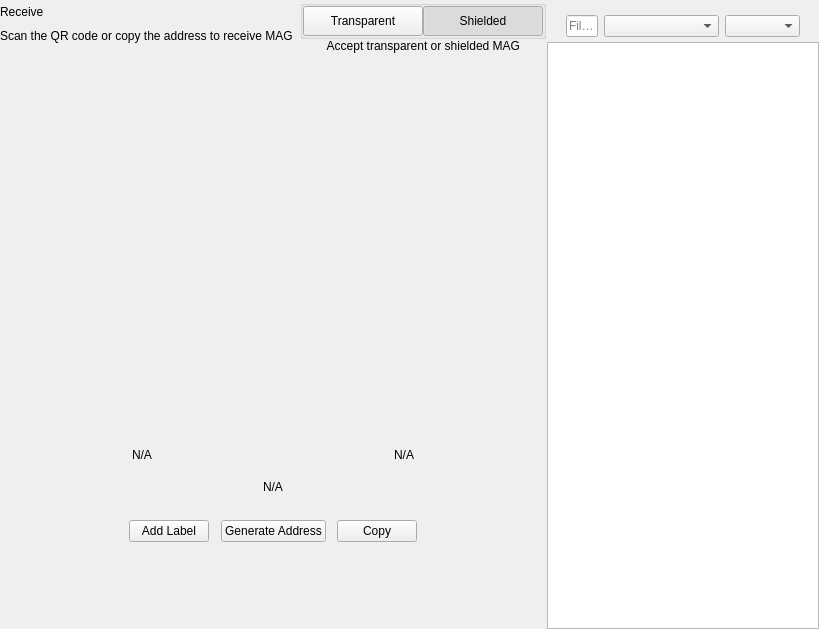
<?xml version="1.0" encoding="UTF-8"?>
<ui version="4.0">
 <class>ReceiveWidget</class>
 <widget class="QWidget" name="ReceiveWidget">
  <property name="geometry">
   <rect>
    <x>0</x>
    <y>0</y>
    <width>819</width>
    <height>629</height>
   </rect>
  </property>
  <property name="minimumSize">
   <size>
    <width>0</width>
    <height>0</height>
   </size>
  </property>
  <property name="windowTitle">
   <string notr="true">N/A</string>
  </property>
  <layout class="QHBoxLayout" name="horizontalLayout_2" stretch="2,1">
   <property name="spacing">
    <number>0</number>
   </property>
   <property name="leftMargin">
    <number>0</number>
   </property>
   <property name="topMargin">
    <number>0</number>
   </property>
   <property name="rightMargin">
    <number>0</number>
   </property>
   <property name="bottomMargin">
    <number>0</number>
   </property>
   <item>
    <widget class="QWidget" name="left" native="true">
     <layout class="QVBoxLayout" name="verticalLayout_3">
      <property name="leftMargin">
       <number>0</number>
      </property>
      <property name="topMargin">
       <number>0</number>
      </property>
      <property name="rightMargin">
       <number>0</number>
      </property>
      <property name="bottomMargin">
       <number>0</number>
      </property>
      <item>
       <layout class="QVBoxLayout" name="verticalLayout_2">
        <property name="spacing">
         <number>0</number>
        </property>
        <property name="leftMargin">
         <number>0</number>
        </property>
        <item>
         <layout class="QHBoxLayout" name="horizontalLayout_3">
          <property name="spacing">
           <number>0</number>
          </property>
          <item>
           <layout class="QVBoxLayout" name="verticalLayout_4">
            <property name="spacing">
             <number>5</number>
            </property>
            <item>
             <widget class="QLabel" name="labelTitle">
              <property name="text">
               <string>Receive</string>
              </property>
             </widget>
            </item>
            <item alignment="Qt::AlignTop">
             <widget class="QLabel" name="labelSubtitle1">
              <property name="text">
               <string>Scan the QR code or copy the address to receive MAG</string>
              </property>
             </widget>
            </item>
           </layout>
          </item>
          <item>
           <spacer name="horizontalSpacer">
            <property name="orientation">
             <enum>Qt::Horizontal</enum>
            </property>
            <property name="sizeHint" stdset="0">
             <size>
              <width>40</width>
              <height>20</height>
             </size>
            </property>
           </spacer>
          </item>
          <item>
           <widget class="QWidget" name="containerViewPrivacyChecks" native="true">
            <layout class="QVBoxLayout" name="containerPrivacyChecks">
             <property name="spacing">
              <number>0</number>
             </property>
             <property name="leftMargin">
              <number>0</number>
             </property>
             <property name="topMargin">
              <number>0</number>
             </property>
             <property name="rightMargin">
              <number>0</number>
             </property>
             <property name="bottomMargin">
              <number>0</number>
             </property>
             <item alignment="Qt::AlignHCenter|Qt::AlignVCenter">
              <widget class="QGroupBox" name="groupBox">
               <property name="title">
                <string/>
               </property>
               <layout class="QHBoxLayout" name="horizontalLayout_2_1">
                <property name="spacing">
                 <number>0</number>
                </property>
                <property name="leftMargin">
                 <number>0</number>
                </property>
                <property name="topMargin">
                 <number>0</number>
                </property>
                <property name="rightMargin">
                 <number>0</number>
                </property>
                <property name="bottomMargin">
                 <number>0</number>
                </property>
                <item>
                 <widget class="QPushButton" name="pushLeft">
                  <property name="minimumSize">
                   <size>
                    <width>120</width>
                    <height>30</height>
                   </size>
                  </property>
                  <property name="maximumSize">
                   <size>
                    <width>120</width>
                    <height>30</height>
                   </size>
                  </property>
                  <property name="focusPolicy">
                   <enum>Qt::NoFocus</enum>
                  </property>
                  <property name="text">
                   <string>Transparent</string>
                  </property>
                  <property name="checkable">
                   <bool>true</bool>
                  </property>
                  <property name="autoExclusive">
                   <bool>true</bool>
                  </property>
                 </widget>
                </item>
                <item>
                 <widget class="QPushButton" name="pushRight">
                  <property name="minimumSize">
                   <size>
                    <width>120</width>
                    <height>30</height>
                   </size>
                  </property>
                  <property name="maximumSize">
                   <size>
                    <width>120</width>
                    <height>30</height>
                   </size>
                  </property>
                  <property name="focusPolicy">
                   <enum>Qt::NoFocus</enum>
                  </property>
                  <property name="text">
                   <string>Shielded</string>
                  </property>
                  <property name="checkable">
                   <bool>true</bool>
                  </property>
                  <property name="checked">
                   <bool>true</bool>
                  </property>
                  <property name="autoExclusive">
                   <bool>true</bool>
                  </property>
                 </widget>
                </item>
               </layout>
              </widget>
             </item>
             <item alignment="Qt::AlignHCenter|Qt::AlignTop">
              <widget class="QLabel" name="labelSubtitle2">
               <property name="text">
                <string>Accept transparent or shielded MAG</string>
               </property>
               <property name="alignment">
                <set>Qt::AlignRight|Qt::AlignTrailing|Qt::AlignVCenter</set>
               </property>
              </widget>
             </item>
            </layout>
           </widget>
          </item>
         </layout>
        </item>
        <item>
         <spacer name="verticalSpacer_2">
          <property name="orientation">
           <enum>Qt::Vertical</enum>
          </property>
          <property name="sizeType">
           <enum>QSizePolicy::Expanding</enum>
          </property>
          <property name="sizeHint" stdset="0">
           <size>
            <width>20</width>
            <height>50</height>
           </size>
          </property>
         </spacer>
        </item>
        <item alignment="Qt::AlignHCenter">
         <widget class="QWidget" name="layoutQR" native="true">
          <property name="maximumSize">
           <size>
            <width>510</width>
            <height>16777215</height>
           </size>
          </property>
          <layout class="QVBoxLayout" name="verticalLayoutQr">
           <item>
            <spacer name="verticalSpacer11">
             <property name="orientation">
              <enum>Qt::Vertical</enum>
             </property>
             <property name="sizeType">
              <enum>QSizePolicy::Fixed</enum>
             </property>
             <property name="sizeHint" stdset="0">
              <size>
               <width>20</width>
               <height>20</height>
              </size>
             </property>
            </spacer>
           </item>
           <item alignment="Qt::AlignHCenter">
            <widget class="QLabel" name="labelQrImg">
             <property name="minimumSize">
              <size>
               <width>260</width>
               <height>260</height>
              </size>
             </property>
             <property name="maximumSize">
              <size>
               <width>260</width>
               <height>260</height>
              </size>
             </property>
             <property name="text">
              <string/>
             </property>
             <property name="alignment">
              <set>Qt::AlignCenter</set>
             </property>
            </widget>
           </item>
           <item>
            <spacer name="verticalSpacer_21">
             <property name="orientation">
              <enum>Qt::Vertical</enum>
             </property>
             <property name="sizeType">
              <enum>QSizePolicy::Fixed</enum>
             </property>
             <property name="sizeHint" stdset="0">
              <size>
               <width>20</width>
               <height>30</height>
              </size>
             </property>
            </spacer>
           </item>
           <item>
            <widget class="QWidget" name="widget" native="true">
             <property name="minimumSize">
              <size>
               <width>0</width>
               <height>0</height>
              </size>
             </property>
             <layout class="QHBoxLayout" name="horizontalLayout_5">
              <item>
               <widget class="QLabel" name="labelLabel">
                <property name="text">
                 <string notr="true">N/A</string>
                </property>
               </widget>
              </item>
              <item>
               <spacer name="horizontalSpacer_2">
                <property name="orientation">
                 <enum>Qt::Horizontal</enum>
                </property>
                <property name="sizeHint" stdset="0">
                 <size>
                  <width>141</width>
                  <height>20</height>
                 </size>
                </property>
               </spacer>
              </item>
              <item>
               <widget class="QLabel" name="labelDate">
                <property name="text">
                 <string notr="true">N/A</string>
                </property>
                <property name="alignment">
                 <set>Qt::AlignRight|Qt::AlignTrailing|Qt::AlignVCenter</set>
                </property>
               </widget>
              </item>
             </layout>
            </widget>
           </item>
           <item>
            <widget class="QLabel" name="labelAddress">
             <property name="sizePolicy">
              <sizepolicy hsizetype="Expanding" vsizetype="Preferred">
               <horstretch>0</horstretch>
               <verstretch>0</verstretch>
              </sizepolicy>
             </property>
             <property name="minimumSize">
              <size>
               <width>300</width>
               <height>0</height>
              </size>
             </property>
             <property name="text">
              <string notr="true">N/A</string>
             </property>
             <property name="alignment">
              <set>Qt::AlignCenter</set>
             </property>
            </widget>
           </item>
           <item>
            <spacer name="verticalSpacer_4">
             <property name="orientation">
              <enum>Qt::Vertical</enum>
             </property>
             <property name="sizeType">
              <enum>QSizePolicy::Fixed</enum>
             </property>
             <property name="sizeHint" stdset="0">
              <size>
               <width>20</width>
               <height>20</height>
              </size>
             </property>
            </spacer>
           </item>
           <item>
            <layout class="QHBoxLayout" name="horizontalLayout_4">
             <item alignment="Qt::AlignHCenter">
              <widget class="QPushButton" name="pushButtonLabel">
               <property name="focusPolicy">
                <enum>Qt::NoFocus</enum>
               </property>
               <property name="text">
                <string>Add Label</string>
               </property>
              </widget>
             </item>
             <item alignment="Qt::AlignHCenter">
              <widget class="QPushButton" name="pushButtonNewAddress">
               <property name="focusPolicy">
                <enum>Qt::NoFocus</enum>
               </property>
               <property name="text">
                <string>Generate Address</string>
               </property>
              </widget>
             </item>
             <item alignment="Qt::AlignHCenter">
              <widget class="QPushButton" name="pushButtonCopy">
               <property name="focusPolicy">
                <enum>Qt::NoFocus</enum>
               </property>
               <property name="text">
                <string>Copy</string>
               </property>
              </widget>
             </item>
            </layout>
           </item>
           <item>
            <spacer name="verticalSpacer_3">
             <property name="orientation">
              <enum>Qt::Vertical</enum>
             </property>
             <property name="sizeType">
              <enum>QSizePolicy::Expanding</enum>
             </property>
             <property name="sizeHint" stdset="0">
              <size>
               <width>20</width>
               <height>20</height>
              </size>
             </property>
            </spacer>
           </item>
          </layout>
         </widget>
        </item>
        <item>
         <spacer name="verticalSpacer">
          <property name="orientation">
           <enum>Qt::Vertical</enum>
          </property>
          <property name="sizeHint" stdset="0">
           <size>
            <width>20</width>
            <height>40</height>
           </size>
          </property>
         </spacer>
        </item>
       </layout>
      </item>
     </layout>
    </widget>
   </item>
   <item>
    <widget class="QWidget" name="right" native="true">
     <layout class="QVBoxLayout" name="verticalLayout_5">
      <property name="spacing">
       <number>0</number>
      </property>
      <property name="leftMargin">
       <number>1</number>
      </property>
      <property name="topMargin">
       <number>0</number>
      </property>
      <property name="rightMargin">
       <number>0</number>
      </property>
      <property name="bottomMargin">
       <number>0</number>
      </property>
      <item>
       <layout class="QVBoxLayout" name="container_right">
        <property name="spacing">
         <number>0</number>
        </property>
        <property name="leftMargin">
         <number>0</number>
        </property>
        <property name="rightMargin">
         <number>0</number>
        </property>
        <item>
         <layout class="QVBoxLayout" name="verticalLayout">
          <property name="spacing">
           <number>6</number>
          </property>
          <property name="leftMargin">
           <number>19</number>
          </property>
          <property name="rightMargin">
           <number>19</number>
          </property>
          <item>
           <widget class="OptionButton" name="btnRequest" native="true"/>
          </item>
          <item>
           <widget class="OptionButton" name="btnMyAddresses" native="true">
            <property name="sizePolicy">
             <sizepolicy hsizetype="Preferred" vsizetype="Minimum">
              <horstretch>0</horstretch>
              <verstretch>0</verstretch>
             </sizepolicy>
            </property>
           </widget>
          </item>
         </layout>
        </item>
        <item>
         <widget class="QWidget" name="sortWidget" native="true">
          <layout class="QHBoxLayout" name="horizontalLayout_6">
           <property name="leftMargin">
            <number>19</number>
           </property>
           <property name="rightMargin">
            <number>19</number>
           </property>
           <property name="bottomMargin">
            <number>5</number>
           </property>
           <item>
            <widget class="QLineEdit" name="lineEditFilter">
             <property name="sizePolicy">
              <sizepolicy hsizetype="Expanding" vsizetype="Fixed">
               <horstretch>0</horstretch>
               <verstretch>0</verstretch>
              </sizepolicy>
             </property>
             <property name="minimumSize">
              <size>
               <width>0</width>
               <height>0</height>
              </size>
             </property>
             <property name="contextMenuPolicy">
              <enum>Qt::DefaultContextMenu</enum>
             </property>
             <property name="acceptDrops">
              <bool>false</bool>
             </property>
             <property name="maxLength">
              <number>40</number>
             </property>
             <property name="placeholderText">
              <string>Filter</string>
             </property>
            </widget>
           </item>
           <item>
            <spacer name="horizontalSpacer_3">
             <property name="orientation">
              <enum>Qt::Horizontal</enum>
             </property>
             <property name="sizeType">
              <enum>QSizePolicy::Preferred</enum>
             </property>
             <property name="sizeHint" stdset="0">
              <size>
               <width>20</width>
               <height>20</height>
              </size>
             </property>
            </spacer>
           </item>
           <item>
            <widget class="QComboBox" name="comboBoxSort">
             <property name="sizePolicy">
              <sizepolicy hsizetype="Preferred" vsizetype="Fixed">
               <horstretch>0</horstretch>
               <verstretch>0</verstretch>
              </sizepolicy>
             </property>
             <property name="minimumSize">
              <size>
               <width>115</width>
               <height>0</height>
              </size>
             </property>
            </widget>
           </item>
           <item>
            <widget class="QComboBox" name="comboBoxSortOrder">
             <property name="sizePolicy">
              <sizepolicy hsizetype="Preferred" vsizetype="Fixed">
               <horstretch>0</horstretch>
               <verstretch>0</verstretch>
              </sizepolicy>
             </property>
             <property name="minimumSize">
              <size>
               <width>75</width>
               <height>0</height>
              </size>
             </property>
            </widget>
           </item>
          </layout>
          <zorder>comboBoxSort</zorder>
          <zorder>comboBoxSortOrder</zorder>
          <zorder>lineEditFilter</zorder>
         </widget>
        </item>
        <item>
         <widget class="QListView" name="listViewAddress"/>
        </item>
       </layout>
      </item>
     </layout>
    </widget>
   </item>
  </layout>
 </widget>
 <customwidgets>
  <customwidget>
   <class>OptionButton</class>
   <extends>QWidget</extends>
   <header>qt/magnus/optionbutton.h</header>
   <container>1</container>
  </customwidget>
 </customwidgets>
 <resources/>
 <connections/>
</ui>
